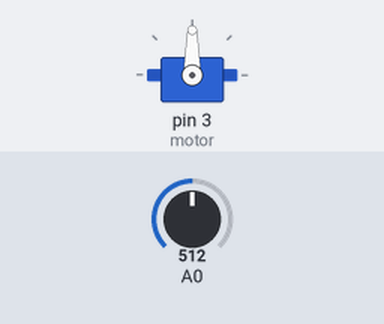
Bench run of a sketch on a simulated Arduino Uno, built with avr-gcc and run on an emulated ATmega328P. Parts: servo. The inputs (shaded band) are chosen by the test bench; at power-on: A0 = 512.

Above: at 1.2 s.
1.3 s: A0 set to 716
At 2.5 s:
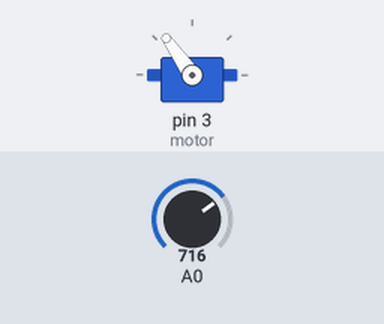
2.8 s: A0 set to 900
At 3.9 s:
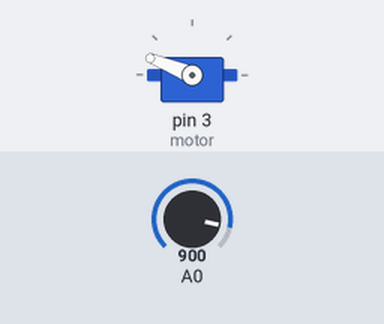
4.3 s: A0 set to 1023
At 5.2 s:
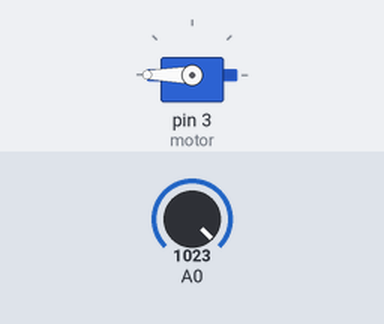
5.8 s: A0 set to 306
At 6.4 s:
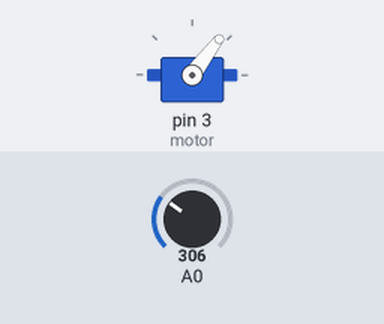
7.3 s: A0 set to 122
At 7.7 s:
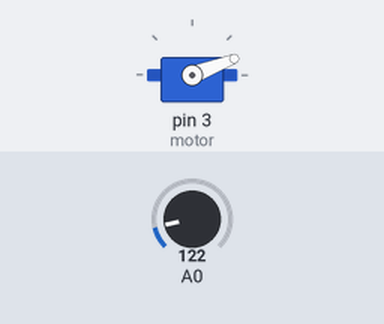
Timing chart, 0 to 9.8 s (numbered marks = the images above; inputs shaded):
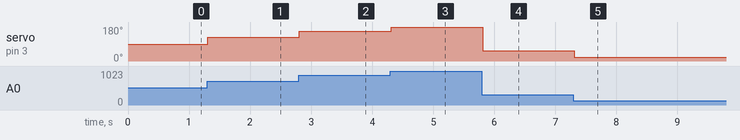

The sketch:

potenciometro_servo.ino
```cpp
#include<Servo.h>

Servo motor;
int angulo = 30, leitura;

void setup() {
    motor.attach(3);
}

void loop() {
    leitura = analogRead(A0);
    angulo = map(leitura,0,1023,0,180);
    motor.write(angulo);
    delay(100);
}
```

Measured:
- after the input at 1.3 s, servo on pin 3 (motor): 90° → 125° at once
- after the input at 2.8 s, servo on pin 3 (motor): 125° → 158° at once
- after the input at 4.3 s, servo on pin 3 (motor): 158° → 180° at once
- after the input at 5.8 s, servo on pin 3 (motor): 180° → 53° at once
- after the input at 7.3 s, servo on pin 3 (motor): 53° → 21° at once
